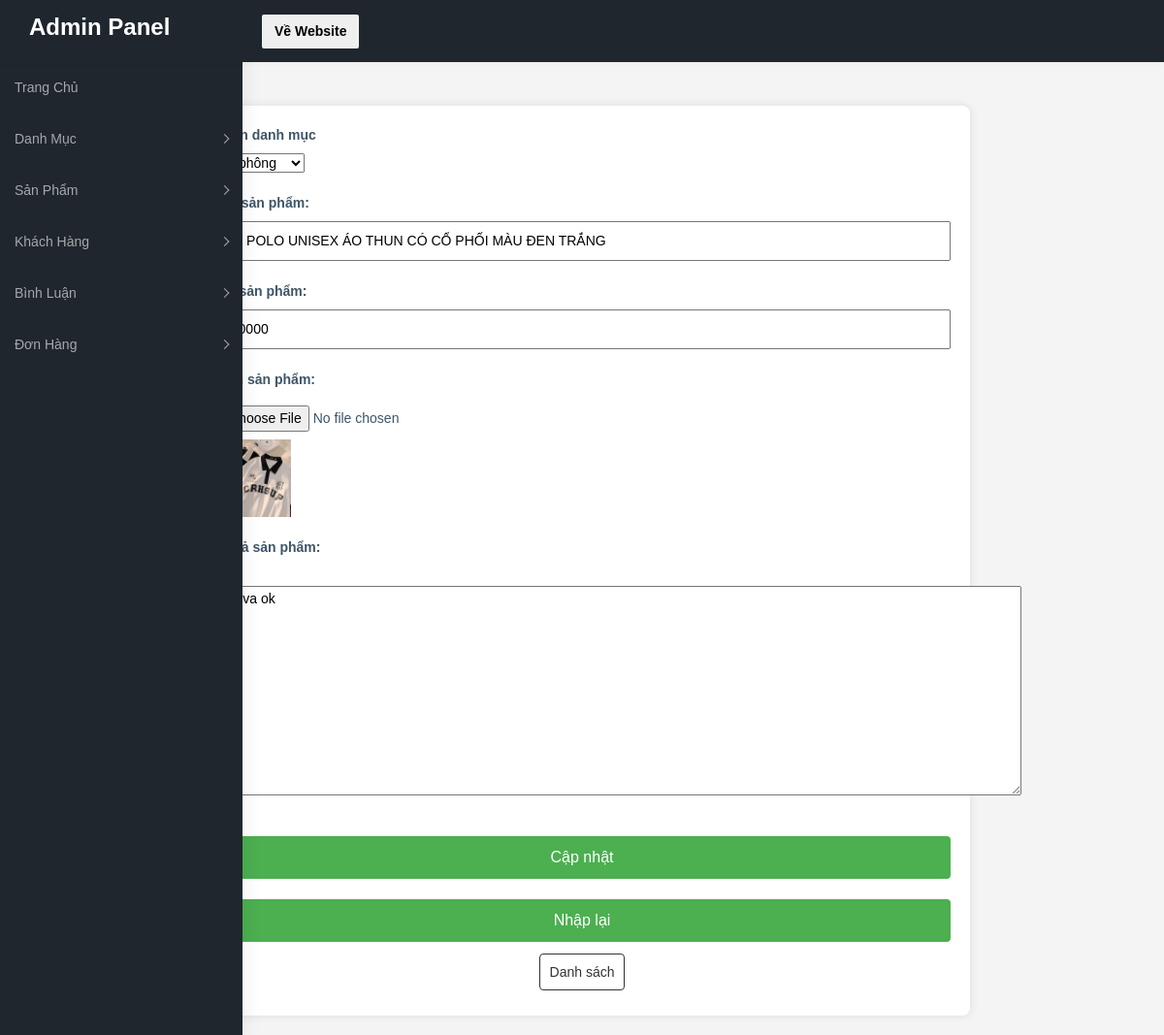
Screenshot of /admin/index.php?act=suasp&id=15 with the database file from the repository.
### tables this page shows
CREATE TABLE `sanpham` (
  `id` int(11) NOT NULL,
  `name` varchar(255) NOT NULL,
  `price` double(10,2) NOT NULL DEFAULT 0.00,
  `img` varchar(255) NOT NULL,
  `mota` text NOT NULL,
  `luotxem` int(11) NOT NULL DEFAULT 0,
  `iddm` int(11) NOT NULL
);

CREATE TABLE `danhmuc` (
  `id` int(11) NOT NULL,
  `name` varchar(255) NOT NULL
);

### model/pdo.php (called while the page is built, shortened)
<?php
function pdo_get_connection(){
    $servername = "localhost";
    $username = "root";
    $password = "";
    try {
        $conn = new PDO("mysql:host=$servername;dbname=da1", $username, $password);
        $conn->setAttribute(PDO::ATTR_ERRMODE, PDO::ERRMODE_EXCEPTION);
        return $conn;
    } catch(PDOException $e) {
        echo "Connection failed: " . $e->getMessage();
    }
}
function pdo_query($sql){
    $sql_args=array_slice(func_get_args(),1);
    try{
        $conn=pdo_get_connection();
        $stmt=$conn->prepare($sql);
        $stmt->execute($sql_args);
        $rows=$stmt->fetchAll();
        return $rows;
    }
    catch(PDOException $e){
        throw $e;
    }
    finally{
        unset($conn);
    }
}
function pdo_query_one($sql){
    $sql_args=array_slice(func_get_args(),1);
    try{
        $conn=pdo_get_connection();
        $stmt=$conn->prepare($sql);
        $stmt->execute($sql_args);
        $row=$stmt->fetch(PDO::FETCH_ASSOC);
        return $row;
    }
    catch(PDOException $e){
        throw $e;
    }
    finally{
        unset($conn);
    }
}
?>

### model/sanpham.php (called while the page is built, shortened)
<?php
function loadone_sanpham($id)
{
    $sql = "select * from sanpham where id = $id";
    $result = pdo_query_one($sql);
    return $result;
}

### model/danhmuc.php (called while the page is built, shortened)
<?php
function loadall_danhmuc(){
    $sql="select * from danhmuc order by id desc";
    $listdanhmuc=pdo_query($sql);
    return  $listdanhmuc;
}
?>

### admin/sanpham/updatesp.php (the view, shortened to what this page needs)
<?php
    if(is_array($sanpham)){
        extract($sanpham);
    }
    $hinhpath="../upload/".$img;
        if(is_file($hinhpath)){
        $hinh="<img src='".$hinhpath
            ."' height='80'>";
        }else {
            $hinh = "no photo";
        }
?>
<header>
        <h1>Thêm sản phẩm mới</h1>
    </header>
    <section>
        <form action="index.php?act=updatesp" method="post" enctype="multipart/form-data">
        <label for="se">Chọn danh mục</label>
        <select name="iddm">
                    <?php foreach($listdanhmuc as $danhmuc): ?>
                    <option value="<?php echo $danhmuc['id']; ?>"<?php echo ($sanpham['iddm'] == $danhmuc['id']) ? ' selected' : ''; ?>><?php echo $danhmuc['name']; ?></option>
                    <?php endforeach; ?>
                </select>
        <br><br>
        <label for="ten-loai">Tên sản phẩm:</label>
        <input type="text" name="tensp" value="<?=$name?>"><br><br>
        <label for="gia">Giá sản phẩm:</label>
        <input type="number" name="giasp" value="<?=$price?>"><br><br>
        <label for="hinh">Hình sản phẩm:</label>
        <input type="file" name="hinh"><?=$hinh?><br><br>
        <label for="mota">Mô tả sản phẩm:</label><br>
        <textarea name="mota" cols="100" rows="10"><?=$mota?></textarea><br><br>
        <div class="actions"><br>
        <input type="submit" name="capnhat" value="Cập nhật"><br><br>
                <input type="reset" value="Nhập lại"><br><br>
            <a href="index.php?act=listsp">Danh sách</a>
        </div>
        </form>
    </section>

### admin/header.php (style rules this page uses)
section { margin-top: 60px; }
input[type="submit"] { padding: 10px 20px; background-color: #4caf50; color: white; border: none; border-radius: 4px; cursor: pointer; font-size: 16px; }
input[type="reset"] { padding: 10px 20px; background-color: #4caf50; color: white; border: none; border-radius: 4px; cursor: pointer; font-size: 16px; }

### rows the page displays
sanpham: iddm "Áo phông", tensp "ÁO POLO UNISEX ÁO THUN CÓ CỔ PHỐI MÀU ĐEN TRẮNG", giasp "120000", img (picture), mota "dẹp va ok"
